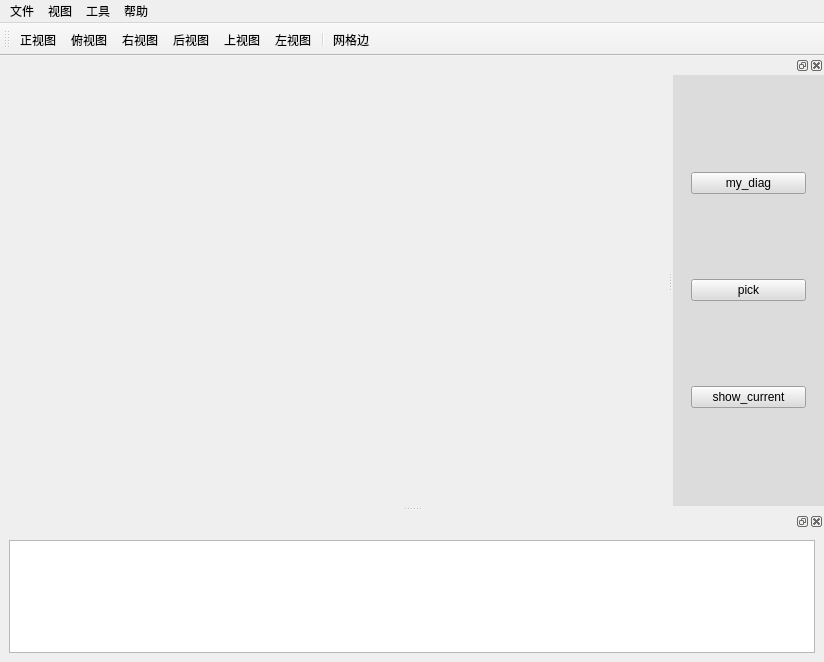
<?xml version="1.0" encoding="UTF-8"?>
<ui version="4.0">
 <class>MainWindow</class>
 <widget class="QMainWindow" name="MainWindow">
  <property name="geometry">
   <rect>
    <x>0</x>
    <y>0</y>
    <width>824</width>
    <height>662</height>
   </rect>
  </property>
  <property name="windowTitle">
   <string>MainWindow</string>
  </property>
  <property name="layoutDirection">
   <enum>Qt::LeftToRight</enum>
  </property>
  <widget class="QWidget" name="centralwidget">
   <layout class="QHBoxLayout" name="horizontalLayout_4">
    <item>
     <widget class="QVTKWidget" name="vtk_context" native="true"/>
    </item>
   </layout>
  </widget>
  <widget class="QMenuBar" name="menubar">
   <property name="geometry">
    <rect>
     <x>0</x>
     <y>0</y>
     <width>824</width>
     <height>26</height>
    </rect>
   </property>
   <widget class="QMenu" name="menu">
    <property name="title">
     <string>文件</string>
    </property>
    <addaction name="actionopen_files"/>
    <addaction name="actionsave_files"/>
    <addaction name="action_3"/>
   </widget>
   <widget class="QMenu" name="menu_2">
    <property name="title">
     <string>视图</string>
    </property>
    <addaction name="action"/>
    <addaction name="action_2"/>
    <addaction name="action_4"/>
    <addaction name="action_5"/>
    <addaction name="action_6"/>
    <addaction name="action_7"/>
    <addaction name="action_8"/>
   </widget>
   <widget class="QMenu" name="menu_3">
    <property name="title">
     <string>工具</string>
    </property>
    <addaction name="action_9"/>
   </widget>
   <widget class="QMenu" name="menub">
    <property name="title">
     <string>帮助</string>
    </property>
   </widget>
   <addaction name="menu"/>
   <addaction name="menu_2"/>
   <addaction name="menu_3"/>
   <addaction name="menub"/>
  </widget>
  <widget class="QDockWidget" name="dockWidget_2">
   <property name="minimumSize">
    <size>
     <width>151</width>
     <height>450</height>
    </size>
   </property>
   <property name="styleSheet">
    <string notr="true">background-color: rgb(220, 220, 220);</string>
   </property>
   <attribute name="dockWidgetArea">
    <number>2</number>
   </attribute>
   <widget class="QWidget" name="dockWidgetContents_2">
    <layout class="QVBoxLayout" name="verticalLayout_2">
     <item>
      <widget class="QWidget" name="widget" native="true">
       <property name="minimumSize">
        <size>
         <width>0</width>
         <height>350</height>
        </size>
       </property>
       <layout class="QHBoxLayout" name="horizontalLayout">
        <item>
         <layout class="QVBoxLayout" name="verticalLayout">
          <item>
           <widget class="QPushButton" name="pushButton">
            <property name="text">
             <string>my_diag</string>
            </property>
           </widget>
          </item>
          <item>
           <widget class="QPushButton" name="pushButton_2">
            <property name="text">
             <string>pick</string>
            </property>
           </widget>
          </item>
          <item>
           <widget class="QPushButton" name="pushButton_3">
            <property name="text">
             <string>show_current</string>
            </property>
           </widget>
          </item>
         </layout>
        </item>
       </layout>
      </widget>
     </item>
    </layout>
   </widget>
  </widget>
  <widget class="QDockWidget" name="dockWidget_3">
   <property name="minimumSize">
    <size>
     <width>109</width>
     <height>135</height>
    </size>
   </property>
   <attribute name="dockWidgetArea">
    <number>8</number>
   </attribute>
   <widget class="QWidget" name="dockWidgetContents_3">
    <layout class="QHBoxLayout" name="horizontalLayout_2">
     <item>
      <widget class="QTextBrowser" name="textBrowser"/>
     </item>
    </layout>
   </widget>
  </widget>
  <widget class="QToolBar" name="toolBar">
   <property name="windowTitle">
    <string>toolBar</string>
   </property>
   <attribute name="toolBarArea">
    <enum>TopToolBarArea</enum>
   </attribute>
   <attribute name="toolBarBreak">
    <bool>false</bool>
   </attribute>
   <addaction name="action"/>
   <addaction name="action_2"/>
   <addaction name="action_4"/>
   <addaction name="action_5"/>
   <addaction name="action_6"/>
   <addaction name="action_7"/>
   <addaction name="separator"/>
   <addaction name="action_9"/>
  </widget>
  <action name="action">
   <property name="icon">
    <iconset>
     <normaloff>icons/back.png</normaloff>icons/back.png</iconset>
   </property>
   <property name="text">
    <string>正视图</string>
   </property>
   <property name="shortcut">
    <string>Ctrl+1</string>
   </property>
  </action>
  <action name="action_2">
   <property name="icon">
    <iconset>
     <normaloff>icons/bottom.png</normaloff>icons/bottom.png</iconset>
   </property>
   <property name="text">
    <string>俯视图</string>
   </property>
  </action>
  <action name="action_4">
   <property name="icon">
    <iconset>
     <normaloff>icons/front.png</normaloff>icons/front.png</iconset>
   </property>
   <property name="text">
    <string>右视图</string>
   </property>
  </action>
  <action name="action_5">
   <property name="icon">
    <iconset>
     <normaloff>icons/left.png</normaloff>icons/left.png</iconset>
   </property>
   <property name="text">
    <string>后视图</string>
   </property>
  </action>
  <action name="action_6">
   <property name="icon">
    <iconset>
     <normaloff>icons/right.png</normaloff>icons/right.png</iconset>
   </property>
   <property name="text">
    <string>上视图</string>
   </property>
  </action>
  <action name="action_7">
   <property name="icon">
    <iconset>
     <normaloff>icons/top.png</normaloff>icons/top.png</iconset>
   </property>
   <property name="text">
    <string>左视图</string>
   </property>
  </action>
  <action name="action_8">
   <property name="text">
    <string>适应屏幕</string>
   </property>
  </action>
  <action name="action_9">
   <property name="icon">
    <iconset>
     <normaloff>icons/tedges.png</normaloff>icons/tedges.png</iconset>
   </property>
   <property name="text">
    <string>网格边</string>
   </property>
  </action>
  <action name="actionopen_files">
   <property name="text">
    <string>打开文件</string>
   </property>
  </action>
  <action name="actionsave_files">
   <property name="text">
    <string>保存文件</string>
   </property>
  </action>
  <action name="action_3">
   <property name="text">
    <string>导入模型</string>
   </property>
  </action>
 </widget>
 <customwidgets>
  <customwidget>
   <class>QVTKWidget</class>
   <extends>QWidget</extends>
   <header>pyvtdm_vtkwidget.h</header>
   <container>1</container>
  </customwidget>
 </customwidgets>
 <resources>
  <include location="pyvtdm.qrc"/>
 </resources>
 <connections>
  <connection>
   <sender>pushButton</sender>
   <signal>clicked()</signal>
   <receiver>MainWindow</receiver>
   <slot>my_diag()</slot>
   <hints>
    <hint type="sourcelabel">
     <x>800</x>
     <y>212</y>
    </hint>
    <hint type="destinationlabel">
     <x>626</x>
     <y>80</y>
    </hint>
   </hints>
  </connection>
  <connection>
   <sender>pushButton_3</sender>
   <signal>clicked()</signal>
   <receiver>MainWindow</receiver>
   <slot>show_current()</slot>
   <hints>
    <hint type="sourcelabel">
     <x>800</x>
     <y>422</y>
    </hint>
    <hint type="destinationlabel">
     <x>620</x>
     <y>215</y>
    </hint>
   </hints>
  </connection>
  <connection>
   <sender>pushButton_2</sender>
   <signal>clicked()</signal>
   <receiver>MainWindow</receiver>
   <slot>pick()</slot>
   <hints>
    <hint type="sourcelabel">
     <x>800</x>
     <y>317</y>
    </hint>
    <hint type="destinationlabel">
     <x>599</x>
     <y>266</y>
    </hint>
   </hints>
  </connection>
  <connection>
   <sender>action</sender>
   <signal>triggered()</signal>
   <receiver>MainWindow</receiver>
   <slot>SetViewXY()</slot>
   <hints>
    <hint type="sourcelabel">
     <x>-1</x>
     <y>-1</y>
    </hint>
    <hint type="destinationlabel">
     <x>352</x>
     <y>310</y>
    </hint>
   </hints>
  </connection>
  <connection>
   <sender>action_2</sender>
   <signal>triggered()</signal>
   <receiver>MainWindow</receiver>
   <slot>SetViewXZ()</slot>
   <hints>
    <hint type="sourcelabel">
     <x>-1</x>
     <y>-1</y>
    </hint>
    <hint type="destinationlabel">
     <x>352</x>
     <y>310</y>
    </hint>
   </hints>
  </connection>
  <connection>
   <sender>action_4</sender>
   <signal>triggered()</signal>
   <receiver>MainWindow</receiver>
   <slot>SetViewYZ()</slot>
   <hints>
    <hint type="sourcelabel">
     <x>-1</x>
     <y>-1</y>
    </hint>
    <hint type="destinationlabel">
     <x>352</x>
     <y>310</y>
    </hint>
   </hints>
  </connection>
  <connection>
   <sender>action_8</sender>
   <signal>triggered()</signal>
   <receiver>MainWindow</receiver>
   <slot>FitView()</slot>
   <hints>
    <hint type="sourcelabel">
     <x>-1</x>
     <y>-1</y>
    </hint>
    <hint type="destinationlabel">
     <x>352</x>
     <y>310</y>
    </hint>
   </hints>
  </connection>
  <connection>
   <sender>action_9</sender>
   <signal>triggered()</signal>
   <receiver>MainWindow</receiver>
   <slot>MeshEdge()</slot>
   <hints>
    <hint type="sourcelabel">
     <x>-1</x>
     <y>-1</y>
    </hint>
    <hint type="destinationlabel">
     <x>352</x>
     <y>310</y>
    </hint>
   </hints>
  </connection>
  <connection>
   <sender>actionopen_files</sender>
   <signal>triggered()</signal>
   <receiver>MainWindow</receiver>
   <slot>open_db()</slot>
   <hints>
    <hint type="sourcelabel">
     <x>-1</x>
     <y>-1</y>
    </hint>
    <hint type="destinationlabel">
     <x>352</x>
     <y>310</y>
    </hint>
   </hints>
  </connection>
  <connection>
   <sender>actionsave_files</sender>
   <signal>triggered()</signal>
   <receiver>MainWindow</receiver>
   <slot>save_db()</slot>
   <hints>
    <hint type="sourcelabel">
     <x>-1</x>
     <y>-1</y>
    </hint>
    <hint type="destinationlabel">
     <x>352</x>
     <y>310</y>
    </hint>
   </hints>
  </connection>
  <connection>
   <sender>action_3</sender>
   <signal>triggered()</signal>
   <receiver>MainWindow</receiver>
   <slot>open_bdf()</slot>
   <hints>
    <hint type="sourcelabel">
     <x>-1</x>
     <y>-1</y>
    </hint>
    <hint type="destinationlabel">
     <x>352</x>
     <y>310</y>
    </hint>
   </hints>
  </connection>
 </connections>
 <slots>
  <slot>read()</slot>
  <slot>save()</slot>
  <slot>add()</slot>
  <slot>show_current()</slot>
  <slot>pick()</slot>
  <slot>my_diag()</slot>
  <slot>SetViewXY()</slot>
  <slot>SetViewYZ()</slot>
  <slot>SetViewXZ()</slot>
  <slot>FitView()</slot>
  <slot>MeshEdge()</slot>
  <slot>open_db()</slot>
  <slot>save_db()</slot>
  <slot>open_bdf()</slot>
 </slots>
</ui>
